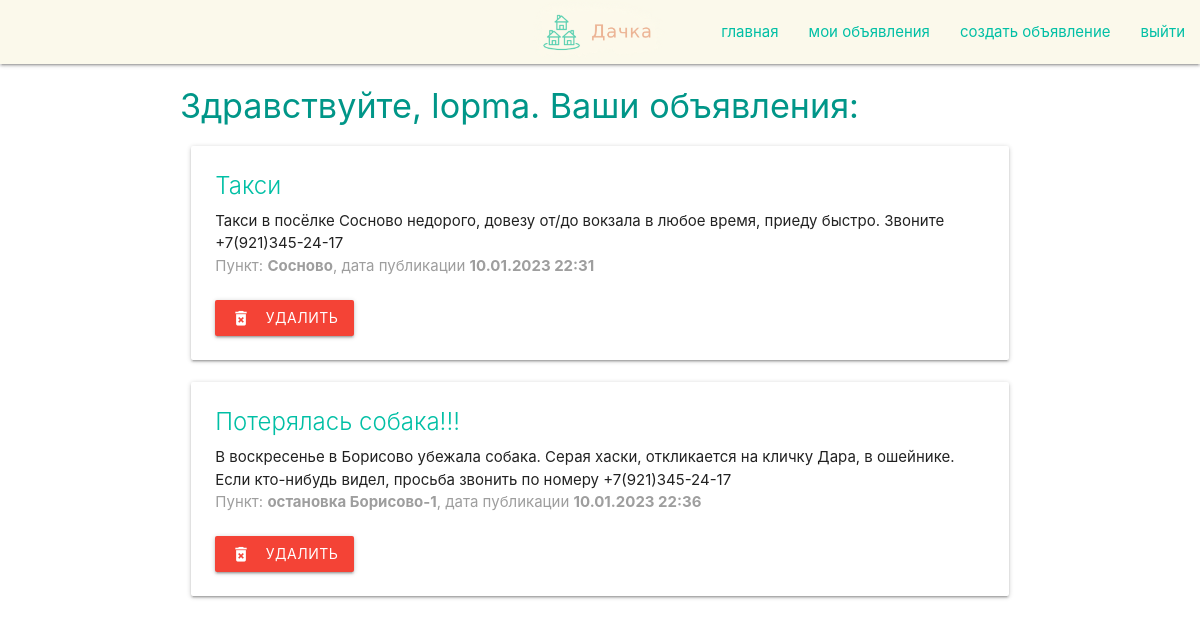
Page /my_advs (signed in) on the committed database.
### data/users.py (models this page shows, shortened)
class User(SqlAlchemyBase, UserMixin):
    __tablename__ = 'users'
    id = sqlalchemy.Column(sqlalchemy.Integer,
                           primary_key=True, autoincrement=True)
    name = sqlalchemy.Column(sqlalchemy.String, nullable=True)
    email = sqlalchemy.Column(sqlalchemy.String,
                              index=True, unique=True, nullable=True)
    hashed_password = sqlalchemy.Column(sqlalchemy.String, nullable=True)
    announcements = orm.relation("Announcement", back_populates='user')
    favs = orm.relation("Fav", back_populates='user')

### data/announcements.py (models this page shows)
class Announcement(SqlAlchemyBase):
    __tablename__ = 'announcements'
    id = sqlalchemy.Column(sqlalchemy.Integer, primary_key=True, autoincrement=True)
    title = sqlalchemy.Column(sqlalchemy.String, nullable=True)
    content = sqlalchemy.Column(sqlalchemy.String, nullable=True)
    created_date = sqlalchemy.Column(sqlalchemy.DateTime, default=datetime.datetime.now)
    user_id = sqlalchemy.Column(sqlalchemy.Integer, sqlalchemy.ForeignKey("users.id"))
    station_id = sqlalchemy.Column(sqlalchemy.Integer, sqlalchemy.ForeignKey("stations.id"))
    user = orm.relation('User')
    station = orm.relation('Station')

### data/stations.py (models this page shows)
class Station(SqlAlchemyBase):
    __tablename__ = 'stations'
    id = sqlalchemy.Column(sqlalchemy.Integer, primary_key=True, autoincrement=True)
    name = sqlalchemy.Column(sqlalchemy.String, nullable=True)
    code = sqlalchemy.Column(sqlalchemy.String, nullable=True)
    announcements = orm.relation("Announcement", back_populates='station')

### app.py (the view)
@app.route('/my_advs')
def my_advs():
    session = db_session.create_session()
    advs = session.query(Announcement).filter(Announcement.user == current_user)
    return render_template('my_advs.html', title='Мои объявления', advs=advs)

### app.py (called while the page is built)
@login_manager.user_loader
def load_user(user_id):
    session = db_session.create_session()
    return session.query(User).get(user_id)

### data/db_session.py (called while the page is built)
def create_session() -> Session:
    global __factory
    return __factory()

### templates/my_advs.html
{% extends "base.html" %}
{% block content %}
{% include "nav.html" %}
<div class="container">
  <div class="row">
    {% if current_user.is_authenticated %}
    <h4 class="teal-text">Здравствуйте, {{ current_user.name }}. Ваши объявления:</h4>
    {% for item in advs %}
    <div class="col s12">
      <div class="card">
        <div class="card-content">
          <span class="card-title teal-text text-accent-4">{{ item.title }}</span>
          <p>{{ item.content }}</p>
          <p class="grey-text">Пункт: <b>{{ item.station.name }}</b>, дата публикации <b>{{ item.created_date.strftime('%d.%m.%Y %H:%M') }}</b></p><br>
          <a class="waves-effect waves-light red btn" href="/delete_adv/{{ item.id }}"><i class="material-icons left">delete_forever</i>Удалить</a>
        </div>
      </div>
    </div>
    {% else %}
    <h5 class="grey-text">Вы не разместили ни одного объявления</h5>
    {% endfor %}
    {% else %}
    <h4 class="teal-text"><a href="/login">Авторизуйтесь</a> или <a href="/register">зарегистрируйтесь</a>, чтобы
      создавать и просматривать объявления</h4>
    {% endif %}
  </div>
</div>
{% endblock %}

### rows in the picture
User: name "lopma"
Announcement: title "Такси", content "Такси в посёлке Сосново недорого, довезу от/до вокзала в любое время, приеду быстро. Звоните +7(921)345-24-17", station.name "Сосново", created_date "10.01.2023 22:31"
Announcement: title "Потерялась собака!!!", content "В воскресенье в Борисово убежала собака. Серая хаски, откликается на кличку Дара, в ошейнике. Если кто-нибудь видел, просьба звонить по номеру +7(921)345-24-17", station.name "остановка Борисово-1", created_date "10.01.2023 22:36"
